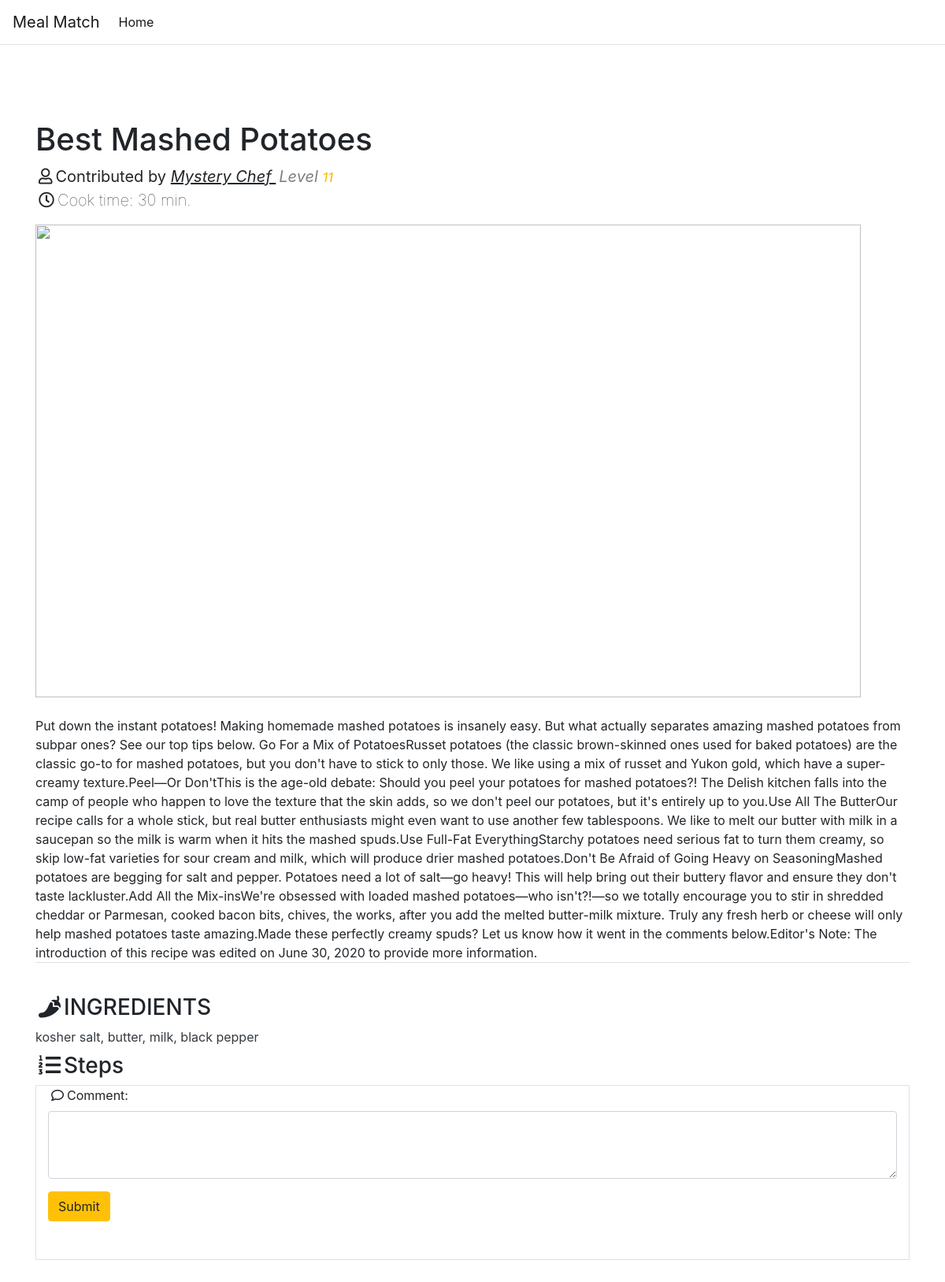
The app's page /recipe/7 with its own data.
### Entities/recipe.py (models this page shows)
class Recipe(db.Model):
    __tablename__ = 'recipes'
    id = db.Column('id', db.Integer, primary_key=True)
    title = db.Column('title', db.String)
    img_link = db.Column('img_link', db.String)
    steps = db.Column('steps', db.String)
    update_time = db.Column('update_time', db.DateTime)
    like = db.Column('like', db.Integer, default=0)
    author = db.Column('author', db.Integer)
    cook_time = db.Column('cook_time', db.Integer)
    describe = db.Column('describe', db.String)
    img_type = db.Column('img_type', db.String)

### Entities/user.py (models this page shows)
class User(db.Model):
    __tablename__ = 'users'
    id = db.Column('id', db.Integer, primary_key=True, autoincrement=True)
    username = db.Column('username', db.String)
    password = db.Column('password', db.String)
    email = db.Column('email', db.String)
    exp = db.Column('exp', db.Integer, default=0)
    visit_time = db.Column('visit_time', db.DateTime)
    max_exp = db.Column('max_exp', db.Integer, default=0)

### Service/Recipe/__init__.py (the view)
@recipe_bp.route('/recipe/<rec_id>', methods=['GET'])
def rec_detail(rec_id):
    dish = Recipe.query.filter_by(id=rec_id).first()
    if not dish:
        return {'res': False}, 404
    author = User.query.filter_by(id=dish.author).first()
    ing_res = []
    ing_ids = RecIng.query.filter_by(recipe=dish.id).all()
    if ing_ids:
        ingredients = Ingredient.query.filter(Ingredient.id.in_([ing.ingredient for ing in ing_ids])).all()
        if ingredients:
            ing_res = [ing.name for ing in ingredients]
    img_link = dish.img_link.split('?')[0]
    if dish.img_type != 'link':
        img_link = '/' + img_link
    data = {
        'user_id': session.get('id'),
        'recipe_id': dish.id,
        'author': author.username,
        'lv': author.exp//100 + 1,
        'title': dish.title,
        'time': dish.cook_time,
        'img_link': img_link,
        'describe': dish.describe,
        'steps': dish.steps,
        'ingredients': ', '.join(ing_res),
    }
    return render_template('dish.html', **data)

### UI/Templates/dish.html (shortened to what this page needs)
<!doctype html>
<html lang="ZH">
<head>
    <link rel="stylesheet" href="../../Static/css/bootstrap.min.css">
    <link rel="stylesheet" href="../../Static/css/all.min.css">
</head>
<body>
<nav class="navbar navbar-expand-lg navbar-light border-bottom" >
    <a class="navbar-brand" href="/">Meal Match</a>
    <div class="collapse navbar-collapse" id="navbarSupportedContent">
        <ul class="navbar-nav mr-auto">
            <li class="nav-item active">
                <a class="nav-link" href="/">Home <span class="sr-only">(current)</span></a>
            </li>
        </ul>
    </div>
</nav>
<br>
<br>
<br>
<br>
<div class="container">
    <blockquote class="blockquote">
        <p class="h1">{{title}}</p>
        <i class="far fa-user mx-1"></i>Contributed by <cite title="Source Title"><u>{{ author }} <a class="mx-1 text-black-50 d-inline-block">  Level <small class="text-warning border-warning h6">{{lv}}</small></a></u></cite>
        <p class="font-weight-lighter"><i class="far fa-clock mx-1"></i>Cook time: {{hour}}{{time}} min.</p>
    </blockquote>
    <img src="{{img_link}}" width="1048px" height="600px">
    <br>
    <br>
    <p class="text-body border-bottom mb-3">{{describe}}</p>
    <br>
            <div class="h3"><i class="fas fa-pepper-hot mx-1"></i>INGREDIENTS</div>
            <p class="mb-2 text-dark">
                {{ingredients}}
            </p>
            <div class="h3"><i class="fas fa-list-ol mx-1"></i>Steps</div>
    <div class="container border mt-2">
        <div class="form-group">
            <label for="comment"><i class="far fa-comment mx-1"></i>Comment:</label>
            <textarea class="form-control" id="comment" rows="3"></textarea>
        </div>
        <button type="button" class="btn btn-warning" id="submit">Submit</button>
            <br>
            <br>
            <br>
    </div>
</div>
<br>
<br>
<br>
</body>
</html>

### records on screen
Recipe: title "Best Mashed Potatoes", describe "Put down the instant potatoes! Making homemade mashed potatoes is insanely easy. But what actually separates amazing mashed potatoes from subpar ones? See our top tips below. Go For a Mix of PotatoesRusset potatoes (the classic brown-skinned ones used for baked potatoes) are the classic go-to for mashed potatoes, but you don't have to stick to only those. We like using a mix of russet and Yukon gold, which have a super-creamy texture.Peel—Or Don'tThis is the age-old debate: Should you peel your potatoes for mashed potatoes?! The Delish kitchen falls into the camp of people who happen to love the texture that the skin adds, so we don't peel our potatoes, but it's entirely up to you.Use All…"
User: username "Mystery Chef"

### other values on screen
{{ lv }} "11"
{{ time }} "30"
{{ ingredients }} "kosher salt, butter, milk, black pepper"
